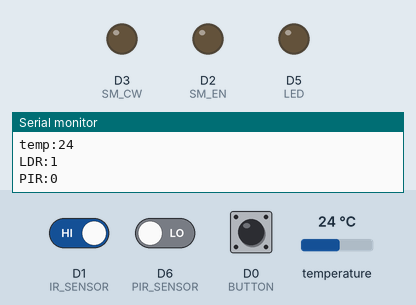
This sketch was run on a simulated ESP8266 (NodeMCU). Parts: output pins drawn as LEDs (lit = HIGH), the last lines printed to the serial monitor. Inputs (shaded band) come from the test bench; at power-on: D0 (BUTTON) HIGH, D1 (IR_SENSOR) HIGH, D6 (PIR_SENSOR) LOW, temperature 24 °C.

Above: at 2.2 s.
2.3 s: D0 (BUTTON) pulled LOW for 0.45 s
At 3.7 s:
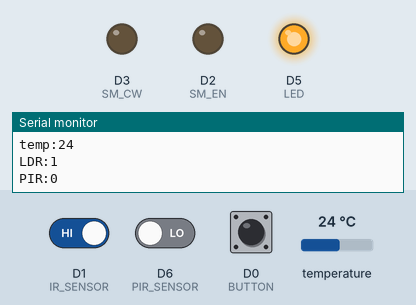
4.5 s: D0 (BUTTON) pulled LOW for 3.2 s
At 7.4 s:
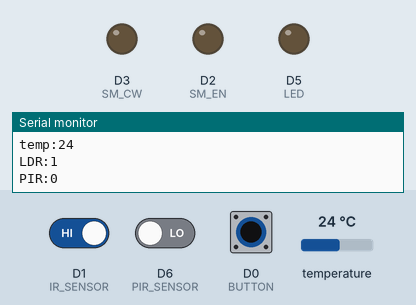
9.2 s: D0 (BUTTON) pulled LOW for 1 s
At 10.9 s:
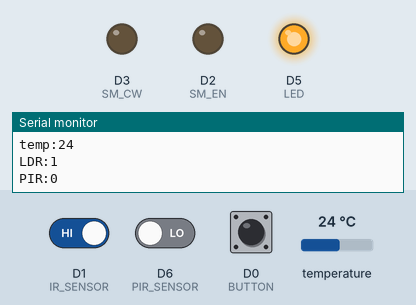
Timing chart, 0 to 12.4 s (numbered marks = the images above; inputs shaded):
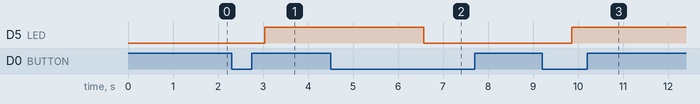

The sketch:

auto_curtain.ino
```cpp
// Include the libraries we need
#include <OneWire.h>
#include <DallasTemperature.h>

#define ONE_WIRE_BUS D7
OneWire oneWire(ONE_WIRE_BUS);
DallasTemperature sensors(&oneWire);
int temprature;

#define IR_SENSOR D1
int ir=0;

#define PIR_SENSOR D6
int pir=0;

//vars Stepper motor
#define SM_CLK D4
#define SM_CW D3
#define SM_EN D2


#define BUTTON D0
int but=0;
#define LED D5


int c_state=0;    //1-open 0-close 'something like that'  curtain state
int c_auto=1;     //1-automation ON    0-OFF

int same_value=1;  //same as c_auto to trigger motor with flag
int flag=0;        //1-toggle motor   0-inactive
int z=0;   //for loop button time


//---------------------------------------------------------------------

void setup() {

  Serial.begin(115200);
  pinMode(IR_SENSOR,INPUT_PULLUP);
  pinMode(PIR_SENSOR,INPUT_PULLUP);

  pinMode(SM_CLK,OUTPUT);
  pinMode(SM_CW,OUTPUT);
  pinMode(SM_EN,OUTPUT);

  pinMode(LED,OUTPUT);

  pinMode(BUTTON,INPUT);


  sensors.begin();

  delay(1000);
  digitalWrite(LED,LOW);    //on automation default
  digitalWrite(SM_EN,LOW);
  digitalWrite(SM_CW,LOW);

}

//---------------------------------------------------------------------

void loop() {

  sensors.requestTemperatures();
  temprature=sensors.getTempCByIndex(0);
  ir=digitalRead(IR_SENSOR);
  pir=digitalRead(PIR_SENSOR);
  but=digitalRead(BUTTON);


 while (digitalRead(BUTTON)==0){
  Serial.println("button pressed");
  delay(500);
  z++;
  c_auto=0;
  flag=1;
  digitalWrite(LED,HIGH);    //led off


  if (z>=4){                    //long press condition
    c_auto=1;
    flag=0;
    digitalWrite(LED,LOW);   // led on
    delay(500);
    break;
  }

 }
  z=0;  //reset timer button

  if (ir==1){
    c_state=1;
  }


  if (pir==0){
    c_state=1;
  }


  if (temprature>20){
    c_state=1;
  }

  if (ir==0 && pir==1 && temprature<=20){
    c_state=0;
  }


  if (flag==1){
    toggle_var(c_state);       //manually toggle flag condition
    flag=0;
  }


  if(c_state!=same_value){          //motor toggle based on previews state

    same_value=c_state;

    if (c_state==1){
      cw();
    }
    else acw();

  }


  Serial.print("temp:");
  Serial.println(temprature);
  Serial.print("LDR:");
  Serial.println(ir);
  Serial.print("PIR:");
  Serial.println(pir);

}

//------------------------------------------------------------
//additional functions


void toggle_var(int pin){

  if(pin==0){
    pin=1;
  }
  else pin=0;

}


void cw(){

    digitalWrite(SM_EN,HIGH);
    digitalWrite(SM_CW,LOW); // Enables the motor to move in a particular direction
    // Makes 200 pulses for making one full cycle rotation
    for(int x = 0; x < 400; x++) {
      digitalWrite(SM_CLK,HIGH);
      delayMicroseconds(1000);
      digitalWrite(SM_CLK,LOW);
      delayMicroseconds(1000);
    }
    delay(2000);
}


void acw(){

  digitalWrite(SM_EN,HIGH);
    digitalWrite(SM_CW,HIGH); // Enables the motor to move in a particular direction
    // Makes 200 pulses for making one full cycle rotation
    for(int x = 0; x < 400; x++) {
      digitalWrite(SM_CLK,HIGH);
      delayMicroseconds(1000);
      digitalWrite(SM_CLK,LOW);
      delayMicroseconds(1000);
    }
    delay(2000);

}
```

Measured:
- after the input at 2.3 s, D5 (LED): LOW → HIGH after 0.74 s
- after the input at 4.5 s, D5 (LED): HIGH → LOW after 2.1 s
- after the input at 9.2 s, D5 (LED): LOW → HIGH after 0.67 s
